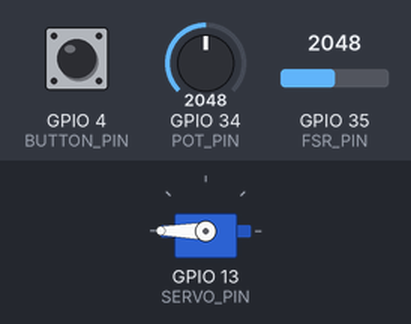
Recording of a sketch running on a simulated ESP32. Parts: servo. The test bench sets the inputs (shaded band); at power-on: GPIO 34 (POT_PIN) = 2048, GPIO 4 (BUTTON_PIN) HIGH, GPIO 35 (FSR_PIN) = 2048. WiFi joins after 1.5 s; servers stay silent unless stated; what the sketch prints to the serial monitor is not drawn.

Above: at 2.7 s.
2.8 s: GPIO 34 (POT_PIN) set to 104
At 3.1 s:
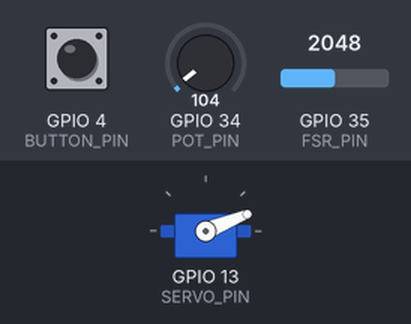
4.3 s: GPIO 34 (POT_PIN) set to 86
At 5.4 s:
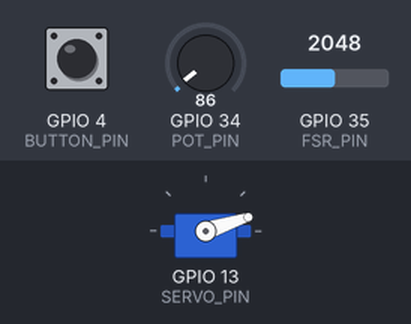
5.8 s: GPIO 34 (POT_PIN) set to 220
At 6.6 s:
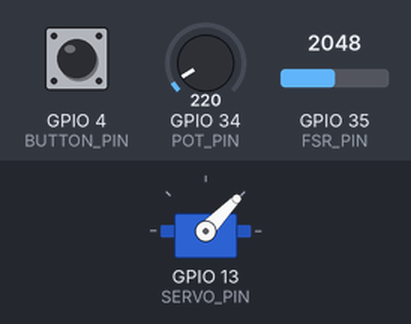
7.3 s: GPIO 34 (POT_PIN) set to 491
At 7.7 s:
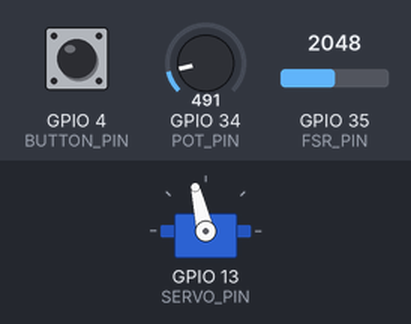
8.8 s: GPIO 34 (POT_PIN) set to 890
At 10.0 s:
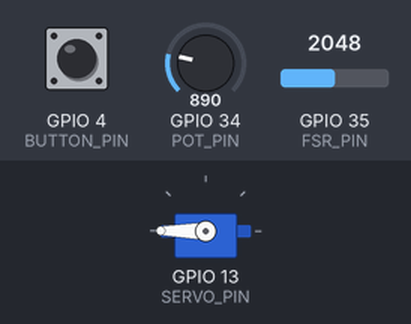
Timing chart, 0 to 11.3 s (numbered marks = the images above; inputs shaded):
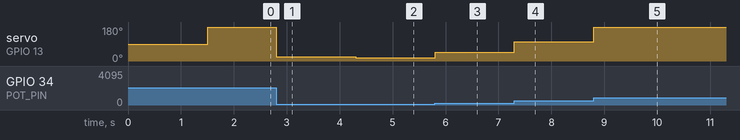

Measured:
- after the input at 2.8 s, servo on GPIO 13 (SERVO_PIN): 180° → 22° at once
- after the input at 4.3 s, servo on GPIO 13 (SERVO_PIN): 22° → 18° at once
- after the input at 5.8 s, servo on GPIO 13 (SERVO_PIN): 18° → 46° at once
- after the input at 7.3 s, servo on GPIO 13 (SERVO_PIN): 46° → 103° at once
- after the input at 8.8 s, servo on GPIO 13 (SERVO_PIN): 103° → 180° at once

The sketch:

esp32_blink.ino
```cpp
#include <WiFi.h>
#include <HTTPClient.h>
#include <ESP32Servo.h>

// ==========================================
// --- USER SETTINGS (FILL THESE IN!) ---
// ==========================================
const char* ssid     = "Areosol";      // <--- Enter WiFi Name
const char* password = "CFCFree*";  // <--- Enter WiFi Password
String apiKey        = "OK468N9TMHFXRHPZ";  // <--- Enter ThingSpeak Key

// ==========================================
// --- PIN DEFINITIONS ---
// ==========================================
const int POT_PIN    = 34; // Mirror Knob
const int FSR_PIN    = 35; // Pressure Sensor
const int BUTTON_PIN = 4;  // Manual Trigger
const int SERVO_PIN  = 13; // Motor

// ==========================================
// --- CALIBRATION & THRESHOLDS ---
// ==========================================
Servo myServo;

// Servo Limits
const int OPEN_POS   = 0;
const int CLOSED_POS = 180;
const int POT_MIN    = 0;
const int POT_MAX    = 850;

// Safety
const int SAFETY_LIMIT = 3000; // Robot stops if pressure > 3000

// Rep Counting (Hybrid Logic)
const int REP_ANGLE_THRESHOLD    = 130;  // Count as closed if Angle > 130
const int REP_PRESSURE_THRESHOLD = 1000; // Count as closed if Pressure > 1000
const int REP_RESET_THRESHOLD    = 20;   // Count as open if Angle < 20

// Anti-Jitter
const int JITTER_THRESHOLD = 3;

// ==========================================
// --- VARIABLES ---
// ==========================================
int currentServoAngle = OPEN_POS;
int repsCount = 0;
int maxPressureSession = 0;
bool repStarted = false;

// IoT Timer
unsigned long lastUploadTime = 0;
const long uploadInterval = 16000; // 16 Seconds (Safe for ThingSpeak)

void setup() {
  Serial.begin(115200);

  // 1. Connect to WiFi
  Serial.print("Connecting to WiFi");
  WiFi.begin(ssid, password);
  // We do NOT wait forever here, so the motor works even without WiFi
  int timeout = 0;
  while (WiFi.status() != WL_CONNECTED && timeout < 20) {
    delay(500);
    Serial.print(".");
    timeout++;
  }
  if (WiFi.status() == WL_CONNECTED) {
    Serial.println("\nWiFi Connected!");
  } else {
    Serial.println("\nWiFi Failed (Proceeding offline mode)");
  }

  // 2. Hardware Setup
  myServo.setPeriodHertz(50);
  myServo.attach(SERVO_PIN, 500, 2400);
  pinMode(BUTTON_PIN, INPUT_PULLUP);

  Serial.println("--- POWERGRIP: ALL SYSTEMS ONLINE ---");
}

// --- ADD THIS VARIABLE AT THE TOP WITH OTHER VARIABLES ---
unsigned long lastRepTime = 0; // Timer to prevent machine-gun counting

void loop() {
  // --- 1. READ SENSORS ---
  int fsrValue = analogRead(FSR_PIN);
  int potValue = analogRead(POT_PIN);
  int btnState = digitalRead(BUTTON_PIN);

  // --- 2. REP COUNTING LOGIC (WITH DEBOUNCE FIX) ---

  // A. Detect START of a Rep
  // Only allow a rep to start if we are NOT currently in a "cooldown" period
  if (!repStarted) {
    bool isGripping = (fsrValue > REP_PRESSURE_THRESHOLD);
    bool isMoving   = (currentServoAngle > REP_ANGLE_THRESHOLD);

    if (isGripping || isMoving) {
      repStarted = true;
    }
  }

  // B. Detect END of a Rep (Release)
  if (repStarted && currentServoAngle < REP_RESET_THRESHOLD) {
    // *** THE FIX: COOLDOWN CHECK ***
    // Only count if 2000ms (2 seconds) have passed since the last rep
    if (millis() - lastRepTime > 2000) {
      repsCount++;
      lastRepTime = millis(); // Reset the timer
      repStarted = false;
      Serial.print(">>> VALID Rep Counted! Total: "); Serial.println(repsCount);
    }
    // If it's too fast, we ignore it but reset the state
    else {
      repStarted = false;
    }
  }

  // C. Track Strength (Fixing the reset issue)
  if (fsrValue > maxPressureSession) {
    maxPressureSession = fsrValue;
  }

  // --- 3. MOTOR CONTROL ---
  int targetAngle = OPEN_POS;
  int modeID = 0;

  if (btnState == LOW) {
    targetAngle = CLOSED_POS;
    modeID = 1;
  } else {
    targetAngle = map(potValue, POT_MIN, POT_MAX, OPEN_POS, CLOSED_POS);
    if (targetAngle < 0) targetAngle = 0;
    if (targetAngle > 180) targetAngle = 180;
    modeID = 0;
  }

  // --- 4. SAFETY STOP ---
  if (fsrValue > SAFETY_LIMIT && targetAngle > currentServoAngle) {
    // Safety Hold
  } else {
    if (abs(targetAngle - currentServoAngle) > JITTER_THRESHOLD) {
      myServo.write(targetAngle);
      currentServoAngle = targetAngle;
    }
  }

  // --- 5. CLOUD UPLOAD ---
  if (millis() - lastUploadTime > uploadInterval) {
    if(WiFi.status() == WL_CONNECTED){
      HTTPClient http;
      String url = "http://api.thingspeak.com/update?api_key=" + apiKey +
                   "&field1=" + String(repsCount) +
                   "&field2=" + String(maxPressureSession) +
                   "&field3=" + String(modeID);
      http.begin(url);
      int httpCode = http.GET();
      http.end();

      if (httpCode > 0) Serial.println("Data sent to ThingSpeak!");
    }
    lastUploadTime = millis();
  }

  delay(15);
}
```
